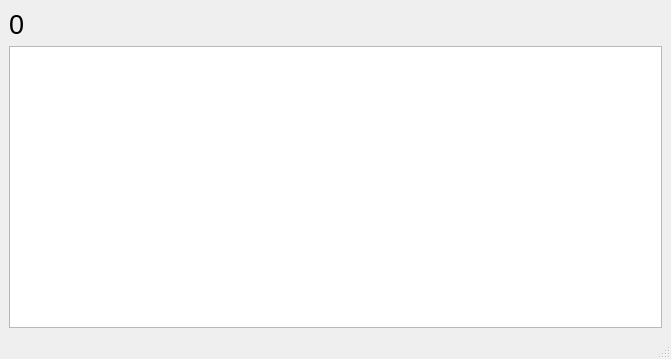
<?xml version="1.0" encoding="UTF-8"?>
<ui version="4.0">
 <class>GameWindow</class>
 <widget class="QMainWindow" name="GameWindow">
  <property name="geometry">
   <rect>
    <x>0</x>
    <y>0</y>
    <width>671</width>
    <height>359</height>
   </rect>
  </property>
  <property name="windowTitle">
   <string>Game</string>
  </property>
  <widget class="QWidget" name="centralwidget">
   <layout class="QGridLayout" name="gridLayout">
    <item row="0" column="0">
     <widget class="QLabel" name="scoreLabel">
      <property name="font">
       <font>
        <pointsize>20</pointsize>
       </font>
      </property>
      <property name="text">
       <string>0</string>
      </property>
     </widget>
    </item>
    <item row="1" column="0">
     <widget class="QListWidget" name="itemListWidget"/>
    </item>
   </layout>
  </widget>
  <widget class="QMenuBar" name="menubar">
   <property name="geometry">
    <rect>
     <x>0</x>
     <y>0</y>
     <width>671</width>
     <height>21</height>
    </rect>
   </property>
  </widget>
  <widget class="QStatusBar" name="statusbar"/>
 </widget>
 <resources/>
 <connections/>
</ui>
